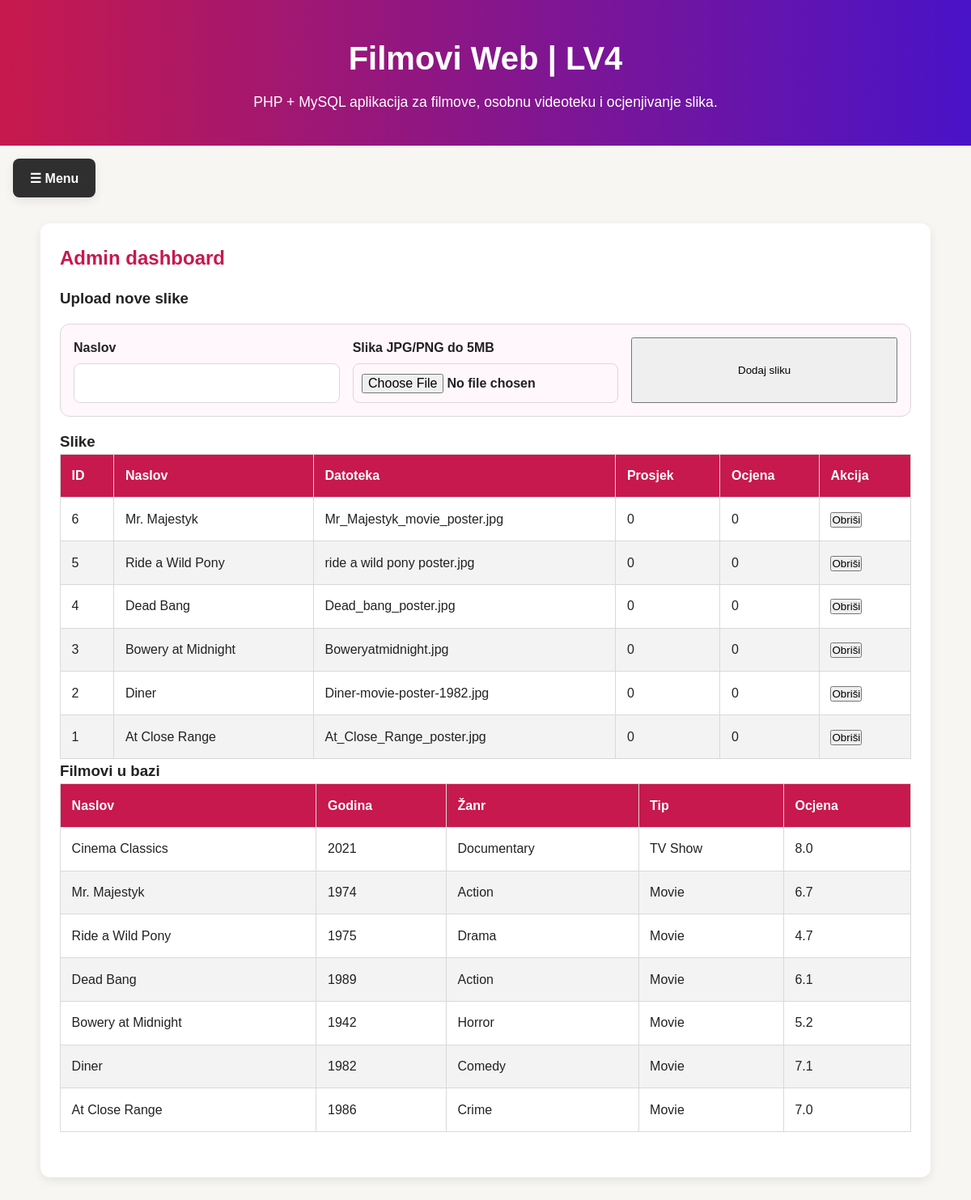
/dashboard.php (signed in), run on the app's committed database.
### tables this page shows
CREATE TABLE images (
    id INT AUTO_INCREMENT PRIMARY KEY,
    filename VARCHAR(255) NOT NULL,
    title VARCHAR(255) NOT NULL,
    alt_text VARCHAR(255) NOT NULL,
    uploaded_at TIMESTAMP DEFAULT CURRENT_TIMESTAMP
);

CREATE TABLE movies (
    id INT AUTO_INCREMENT PRIMARY KEY,
    title VARCHAR(255) NOT NULL,
    release_year INT NOT NULL,
    genre VARCHAR(120) NOT NULL,
    duration VARCHAR(50) NOT NULL,
    country VARCHAR(120) NOT NULL,
    rating VARCHAR(20) NOT NULL,
    type VARCHAR(40) NOT NULL,
    average_score DECIMAL(3,1) NOT NULL DEFAULT 7.0
);

### includes/functions.php (called while the page is built, shortened)
<?php
function e(?string $value): string {
    return htmlspecialchars((string)$value, ENT_QUOTES, 'UTF-8');
}
?>

### dashboard.php (the view, shortened to what this page needs)
<?php
session_start(); require 'includes/db.php'; require 'includes/auth.php'; require 'includes/functions.php'; require_admin();
$images=$pdo->query('SELECT i.*, COALESCE(AVG(r.rating),0) avg_rating, COUNT(r.id) total FROM images i LEFT JOIN ratings r ON r.image_id=i.id GROUP BY i.id ORDER BY i.id DESC')->fetchAll();
$movies=$pdo->query('SELECT * FROM movies ORDER BY id DESC')->fetchAll();
?>
<!doctype html>
<html lang="hr">
    <head><meta charset="utf-8"><meta name="viewport" content="width=device-width,initial-scale=1">
    <link rel="stylesheet" href="css/style.css">
</head>
    <body><?php include 'includes/header.php'; ?><main class="main-content" style="max-width:1100px;margin:2rem auto"><section class="intro">
        <h2>Admin dashboard</h2>
            <h3>Upload nove slike</h3>
            <form method="post" enctype="multipart/form-data" class="filters"><input type="hidden" name="upload_image" value="1">
            <label>Naslov<input name="title" required></label>
            <label>Slika JPG/PNG do 5MB<input type="file" name="image" accept="image/jpeg,image/png" required></label>
            <button type="submit">Dodaj sliku</button>
        </form>
        <h3>Slike</h3>
        <div class="table-wrapper">
            <table>
                <thead>
                    <tr>
                        <th>ID</th>
                        <th>Naslov</th>
                        <th>Datoteka</th>
                        <th>Prosjek</th>
                        <th>Ocjena</th>
                        <th>Akcija</th>
                    </tr>
                </thead>
                <tbody><?php foreach($images as $i): ?>
                    <tr>
                        <td><?=$i['id']?></td>
                        <td><?=e($i['title'])?></td>
                        <td><?=e($i['filename'])?></td>
                        <td><?=round((float)$i['avg_rating'],2)?></td>
                        <td><?=$i['total']?></td>
                        <td><form method="post">
                            <button name="delete_image" value="<?=$i['id']?>">Obriši</button>
                        </form>
                    </td>
                </tr><?php endforeach; ?></tbody>
            </table>
        </div>
        <h3>Filmovi u bazi</h3>
        <div class="table-wrapper"><table>
            <thead>
                <tr>
                    <th>Naslov</th>
                    <th>Godina</th>
                    <th>Žanr</th>
                    <th>Tip</th>
                    <th>Ocjena</th>
                </tr>
            </thead>
            <tbody><?php foreach($movies as $m): ?><tr>
                <td><?=e($m['title'])?></td>
                <td><?=e($m['release_year'])?></td>
                <td><?=e($m['genre'])?></td>
                <td><?=e($m['type'])?></td>
                <td><?=e($m['average_score'])?></td>
            </tr><?php endforeach; ?></tbody>
        </table>
    </div>
</section>
</main>
</body>
</html>

### css/style.css (style rules this page uses)
:root { --primary-color: #c7194d; --secondary-color: #6f3cff; --background-color: #f8f6f3; --surface-color: #ffffff; --text-color: #222222; --accent-color: #4913c7; --border-color: #d9d9d9; --shadow: 0 4px 12px rgba(0, 0, 0, 0.08); --radius: 12px; --max-width: 1200px; }
* { margin: 0; padding: 0; box-sizing: border-box; }
body { font-family: Arial, Helvetica, sans-serif; background-color: var(--background-color); color: var(--text-color); line-height: 1.6; }
.main-content, .sidebar { background-color: var(--surface-color); border-radius: var(--radius); box-shadow: var(--shadow); padding: 1.5rem; }
.intro, .movie-table-section, .info-section, .news-article { margin-bottom: 2rem; }
.intro h2, .movie-table-section h2, .info-section h2, .news-article h2, .sidebar h2, .sidebar h3 { margin-bottom: 1rem; color: var(--primary-color); }
.table-wrapper { overflow-x: auto; }
table { width: 100%; border-collapse: collapse; min-width: 700px; background-color: white; }
th, td { border: 1px solid var(--border-color); padding: 0.85rem; text-align: left; }
th { background-color: var(--primary-color); color: white; }
tr:nth-child(even) { background-color: #f3f3f3; }
.filters { display: grid; grid-template-columns: repeat(auto-fit, minmax(180px, 1fr)); gap: 1rem; background: #fff7fb; border: 1px solid var(--border-color); border-radius: var(--radius); padding: 1rem; margin: 1rem 0; }
.filters label, .filters fieldset { display: flex; flex-direction: column; gap: 0.4rem; font-weight: bold; }
.filters input, .filters select { padding: 0.65rem; border: 1px solid var(--border-color); border-radius: 8px; font: inherit; }

### data on the page
images: id "6", title "Mr. Majestyk", filename "Mr_Majestyk_movie_poster.jpg", avg_rating "0", total "0"
images: id "5", title "Ride a Wild Pony", filename "ride a wild pony poster.jpg", avg_rating "0", total "0"
images: id "4", title "Dead Bang", filename "Dead_bang_poster.jpg", avg_rating "0", total "0"
images: id "3", title "Bowery at Midnight", filename "Boweryatmidnight.jpg", avg_rating "0", total "0"
images: id "2", title "Diner", filename "Diner-movie-poster-1982.jpg", avg_rating "0", total "0"
images: id "1", title "At Close Range", filename "At_Close_Range_poster.jpg", avg_rating "0", total "0"
movies: title "Cinema Classics", release_year "2021", genre "Documentary", type "TV Show", average_score "8.0"
movies: title "Mr. Majestyk", release_year "1974", genre "Action", type "Movie", average_score "6.7"
movies: title "Ride a Wild Pony", release_year "1975", genre "Drama", type "Movie", average_score "4.7"
movies: title "Dead Bang", release_year "1989", genre "Action", type "Movie", average_score "6.1"
movies: title "Bowery at Midnight", release_year "1942", genre "Horror", type "Movie", average_score "5.2"
movies: title "Diner", release_year "1982", genre "Comedy", type "Movie", average_score "7.1"
movies: title "At Close Range", release_year "1986", genre "Crime", type "Movie", average_score "7.0"
